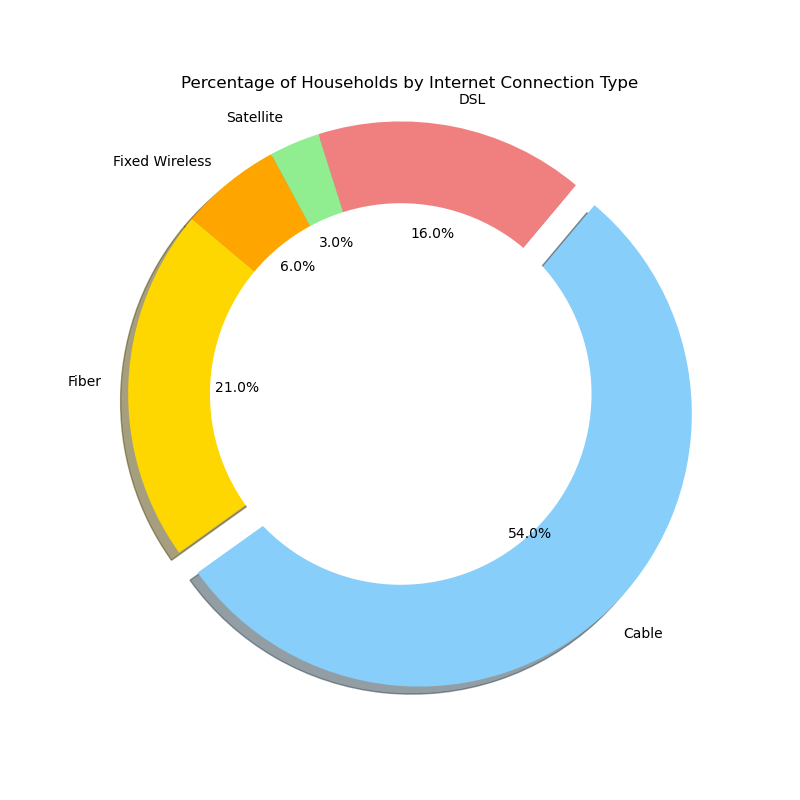

Here is the Python script that generated this plot:

import matplotlib.pyplot as plt

# Data from the chart table provided by the user
data = [
    {'Type': 'Fiber', 'Percentage of Households': 21},
    {'Type': 'Cable', 'Percentage of Households': 54},
    {'Type': 'DSL', 'Percentage of Households': 16},
    {'Type': 'Satellite', 'Percentage of Households': 3},
    {'Type': 'Fixed Wireless', 'Percentage of Households': 6}
]

# Extracting the 'Type' and 'Percentage of Households' for plotting
types = [entry['Type'] for entry in data]
percentages = [entry['Percentage of Households'] for entry in data]

# Define colors for each slice
colors = ['gold', 'lightskyblue', 'lightcoral', 'lightgreen', 'orange']

# Explode the largest piece (Cable) to highlight it
explode = [0.1 if entry['Type'] == 'Cable' else 0 for entry in data]

# Create a pie chart
plt.figure(figsize=(8, 8)) # Set the figure size
plt.pie(percentages, labels=types, autopct='%1.1f%%', startangle=140, colors=colors, explode=explode, shadow=True)

# Add a title to the pie chart
plt.title('Percentage of Households by Internet Connection Type')

# Draw a circle at the center to turn the pie into a donut chart
centre_circle = plt.Circle((0,0), 0.70, fc='white')
fig = plt.gcf()
fig.gca().add_artist(centre_circle)

# Equal aspect ratio ensures that pie is drawn as a circle.
plt.axis('equal')

# Display the pie chart
plt.show()
